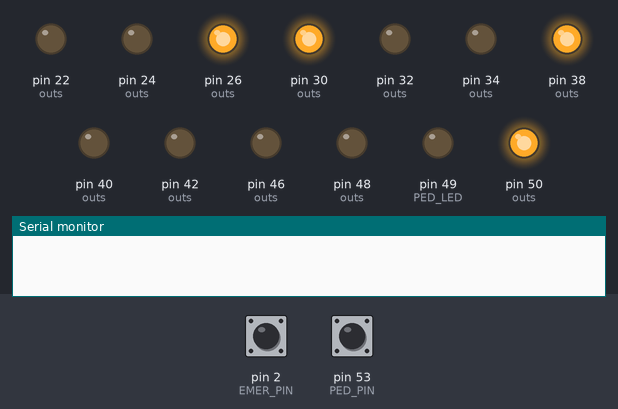
A sketch run on a simulated Arduino Mega 2560, built with avr-gcc and run on an emulated ATmega2560. On the bench: output pins drawn as LEDs (lit = HIGH), the last lines printed to the serial monitor. Dashed ring = blinking. The test bench sets the inputs (shaded band); at power-on: pin 2 (EMER_PIN) HIGH, pin 53 (PED_PIN) HIGH.

Above: at 1.2 s.
1.3 s: pin 2 (EMER_PIN) pulled LOW for 0.15 s
At 2.54 s:
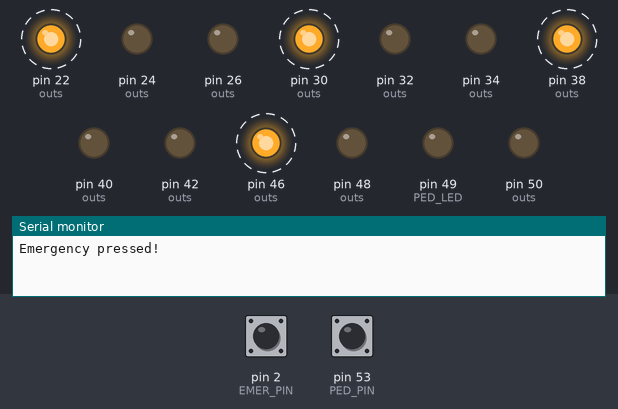
4.3 s: pin 2 (EMER_PIN) pulled LOW for 1 s
At 7.4 s:
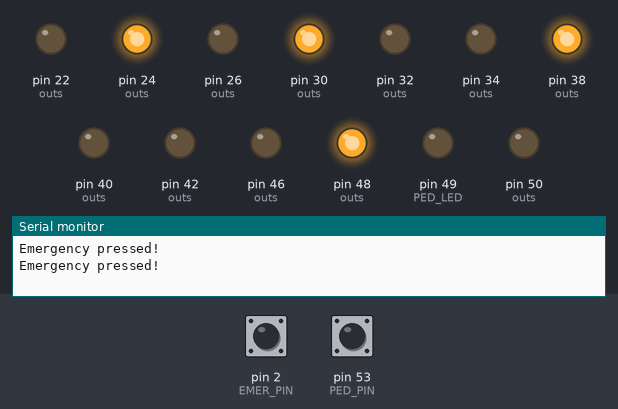
8.3 s: pin 53 (PED_PIN) pulled LOW for 0.15 s
At 11.2 s:
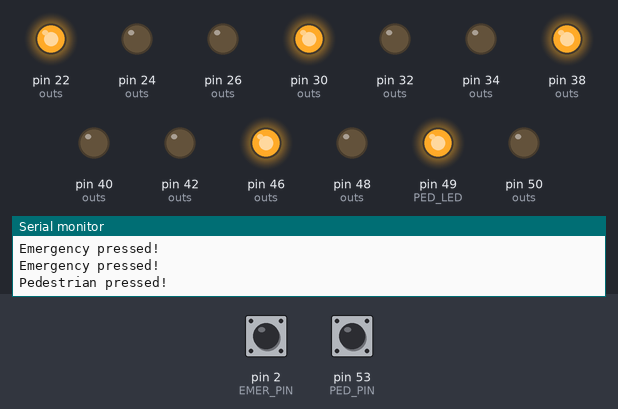
11.4 s: pin 2 (EMER_PIN) pulled LOW for 0.15 s
At 12.14 s:
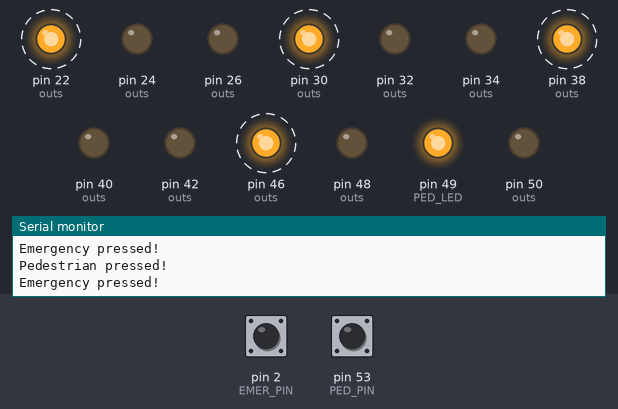
14.5 s: pin 2 (EMER_PIN) pulled LOW for 3.2 s
At 19.4 s:
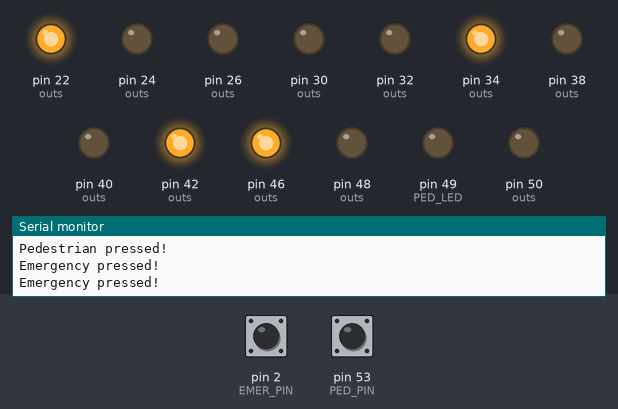
Timing chart, 0 to 48.5 s (numbered marks = the images above; inputs shaded):
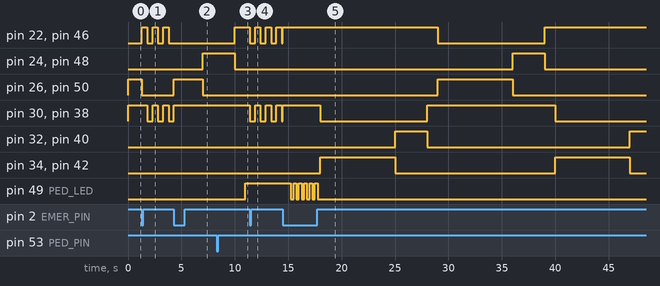

Measured:
- after the input at 1.3 s, pin 22 (outs), pin 46 (outs): alternates HIGH for 0.50 s and LOW for 0.50 s, starting at once; pin 26 (outs), pin 50 (outs): HIGH → LOW at once; pin 30 (outs), pin 38 (outs): alternates HIGH for 0.50 s and LOW for 0.50 s, starting after 0.50 s
- after the input at 4.3 s, pin 22 (outs), pin 46 (outs): stops changing and stays LOW; pin 24 (outs), pin 48 (outs): LOW → HIGH after 2.7 s; pin 26 (outs), pin 50 (outs): LOW → HIGH at once, → LOW 2.7 s later; pin 30 (outs), pin 38 (outs): stops changing and stays HIGH
- after the input at 8.3 s, pin 30 (outs), pin 38 (outs): stays HIGH (without the input it goes to LOW after 2.7 s); pin 34 (outs), pin 42 (outs): stays LOW (without the input it goes to HIGH after 2.7 s); pin 49 (PED_LED): LOW → HIGH after 2.7 s
- after the input at 11.4 s, pin 22 (outs), pin 30 (outs), pin 38 (outs), pin 46 (outs): alternates HIGH for 0.50 s and LOW for 0.50 s, starting at once
- after the input at 14.5 s, pin 24 (outs): LOW → HIGH after 21.5 s, → LOW 3.0 s later; pin 26 (outs): LOW → HIGH after 14.5 s, → LOW 7.0 s later

The sketch:

traffic_light_controller.ino.ino
```cpp
/*  Four-Head Traffic Light Controller for Arduino Mega 2560
    - Each head has red, yellow, and green LEDs
    - Emergency button to flash red on all heads
    - Pedestrian button to stay red on all heads for 7 secs
    - Non-blocking timing using millis()
*/

// Define States
enum State { NS_GREEN, NS_YELLOW, ALL_RED, EW_GREEN, EW_YELLOW, PEDESTRIAN};
State currentState = NS_GREEN;
State nextStateAfterAllRed = EW_GREEN;

// Timing Constants
const unsigned long GREEN_TIME = 7000UL;
const unsigned long YELLOW_TIME = 3000UL;
const unsigned long ALL_RED_TIME = 1000UL;
const unsigned long PEDESTRIAN_TIME = 7000UL;
const unsigned long FLASH_INTERVAL = 500UL;
const unsigned long BUTTON_DEBOUNCE = 200UL;
const unsigned long EMER_DEBOUNCE = 300UL;

// Pin Mapping
const int NS1_RED = 22, NS1_YEL = 24, NS1_GRN = 26;
const int NS2_RED = 46, NS2_YEL = 48, NS2_GRN = 50;
const int EW1_RED = 30, EW1_YEL = 32, EW1_GRN = 34;
const int EW2_RED = 38, EW2_YEL = 40, EW2_GRN = 42;
const int PED_LED = 49;

const int EMER_PIN = 2;
const int PED_PIN = 53;

// Flags & timers
volatile bool emergencyTriggered = false;
bool emergencyMode = false;
unsigned long lastEmergencyToggle = 0;

bool pedRequest = false;
unsigned long lastPedDebounce = 0;

unsigned long stateMillis = 0;
unsigned long flashMillis = 0;
bool flashOn = false;

// Helper Functions
void setSignal(int r, int y, int g, bool rOn, bool yOn, bool gOn) {
  digitalWrite(r, rOn ? HIGH : LOW);
  digitalWrite(y, yOn ? HIGH : LOW);
  digitalWrite(g, gOn ? HIGH : LOW);
}

void allLightsOff() {
  setSignal(NS1_RED, NS1_YEL, NS1_GRN, false,false,false);
  setSignal(NS2_RED, NS2_YEL, NS2_GRN, false,false,false);
  setSignal(EW1_RED, EW1_YEL, EW1_GRN, false,false,false);
  setSignal(EW2_RED, EW2_YEL, EW2_GRN, false,false,false);
}

void setAllRed() {
  setSignal(NS1_RED, NS1_YEL, NS1_GRN, true,false,false);
  setSignal(NS2_RED, NS2_YEL, NS2_GRN, true,false,false);
  setSignal(EW1_RED, EW1_YEL, EW1_GRN, true,false,false);
  setSignal(EW2_RED, EW2_YEL, EW2_GRN, true,false,false);
}

// Emergency Interrupt
void emergencyISR() {
  emergencyTriggered = true;
}

// Pedestrian Button Polling
void pollPedButton(unsigned long now) {
  static bool lastPedState = HIGH;
  int reading = digitalRead(PED_PIN);
  if (reading != lastPedState) {
    lastPedState = reading;
    if (reading == LOW && (now - lastPedDebounce) > BUTTON_DEBOUNCE) {
      Serial.println("Pedestrian pressed!");
      pedRequest = true;
      lastPedDebounce = now;
    }
  }
}

void setup() {
  Serial.begin(115200);

  // Outputs
  int outs[] = {NS1_RED, NS1_YEL, NS1_GRN, NS2_RED, NS2_YEL, NS2_GRN, PED_LED,
                EW1_RED, EW1_YEL, EW1_GRN, EW2_RED, EW2_YEL, EW2_GRN};

  for (int i = 0; i < 13; ++i) {
    pinMode(outs[i], OUTPUT);
    digitalWrite(outs[i], LOW);
  }

  // Inputs
  pinMode(EMER_PIN, INPUT_PULLUP); // Emergency Button
  pinMode(PED_PIN, INPUT_PULLUP); // Pedestrian Button

  attachInterrupt(digitalPinToInterrupt(EMER_PIN), emergencyISR, FALLING);

  stateMillis = millis();
}

void loop() {
  unsigned long now = millis();

  // Handle Emergency Button
  if (emergencyTriggered) {
    Serial.println("Emergency pressed!");
    if (now - lastEmergencyToggle > EMER_DEBOUNCE) {
      emergencyMode = !emergencyMode;
      lastEmergencyToggle = now;
    }
    emergencyTriggered = false;
  }

  // When in Emergency Mode
  if (emergencyMode) {
    if (now - flashMillis >= FLASH_INTERVAL) {
      flashMillis = now;
      flashOn = !flashOn;
      if (flashOn) setAllRed();
      else allLightsOff();
    }
    return;
  }

  // Check for Pedestrian Button Press
  pollPedButton(now);

  // FSM
  switch (currentState) {
    case NS_GREEN:
      setSignal(NS1_RED, NS1_YEL, NS1_GRN, false, false, true);
      setSignal(NS2_RED, NS2_YEL, NS2_GRN, false, false, true);
      setSignal(EW1_RED, EW1_YEL, EW1_GRN, true, false, false);
      setSignal(EW2_RED, EW2_YEL, EW2_GRN, true, false, false);
      if (now - stateMillis >= GREEN_TIME) {
        currentState = NS_YELLOW;
        stateMillis = now;
      }
      break;

    case NS_YELLOW:
      setSignal(NS1_RED, NS1_YEL, NS1_GRN, false, true, false);
      setSignal(NS2_RED, NS2_YEL, NS2_GRN, false, true, false);
      setSignal(EW1_RED, EW1_YEL, EW1_GRN, true, false, false);
      setSignal(EW2_RED, EW2_YEL, EW2_GRN, true, false, false);
      if (now - stateMillis >= YELLOW_TIME) {
        nextStateAfterAllRed = EW_GREEN;
        currentState = ALL_RED;
        stateMillis = now;
      }
      break;

    case EW_GREEN:
      setSignal(NS1_RED, NS1_YEL, NS1_GRN, true, false, false);
      setSignal(NS2_RED, NS2_YEL, NS2_GRN, true, false, false);
      setSignal(EW1_RED, EW1_YEL, EW1_GRN, false, false, true);
      setSignal(EW2_RED, EW2_YEL, EW2_GRN, false, false, true);
      if (now - stateMillis >= GREEN_TIME) {
        currentState = EW_YELLOW;
        stateMillis = now;
      }
      break;

    case EW_YELLOW:
      setSignal(NS1_RED, NS1_YEL, NS1_GRN, true, false, false);
      setSignal(NS2_RED, NS2_YEL, NS2_GRN, true, false, false);
      setSignal(EW1_RED, EW1_YEL, EW1_GRN, false, true, false);
      setSignal(EW2_RED, EW2_YEL, EW2_GRN, false, true, false);
      if (now - stateMillis >= YELLOW_TIME) {
        nextStateAfterAllRed = NS_GREEN;
        currentState = ALL_RED;
        stateMillis = now;
      }
      break;

    case ALL_RED:
      setAllRed();
      if (now - stateMillis >= ALL_RED_TIME) {
        if (pedRequest) {
          currentState = PEDESTRIAN;
          stateMillis = now;
          pedRequest = false;
        }
        else {
          currentState = nextStateAfterAllRed;
          stateMillis = now;
        }
      }
      break;

    case PEDESTRIAN:
      setAllRed();
      if (now - stateMillis < PEDESTRIAN_TIME - 3000) {
        digitalWrite(PED_LED, HIGH); // Turn on PED_LED
      }
      else {
        if((now / 250) % 2 == 0) digitalWrite(PED_LED, HIGH);
        else digitalWrite(PED_LED, LOW);
      }
      if (now - stateMillis >= PEDESTRIAN_TIME) {
        digitalWrite(PED_LED, LOW);
        currentState = nextStateAfterAllRed;
        stateMillis = now;
      }
    break;
  }
}
```
